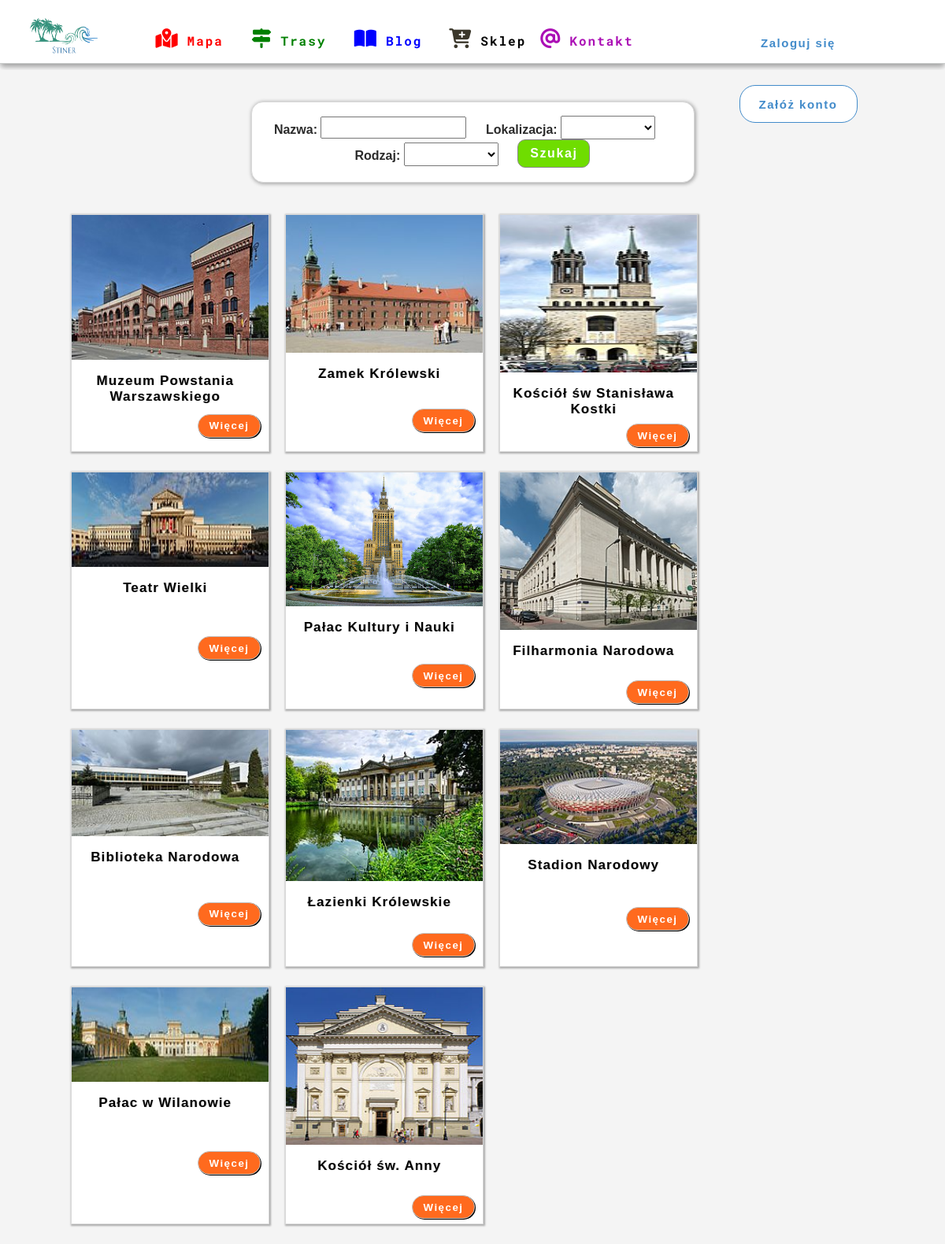
Before: /trails/points/ with the older database file.
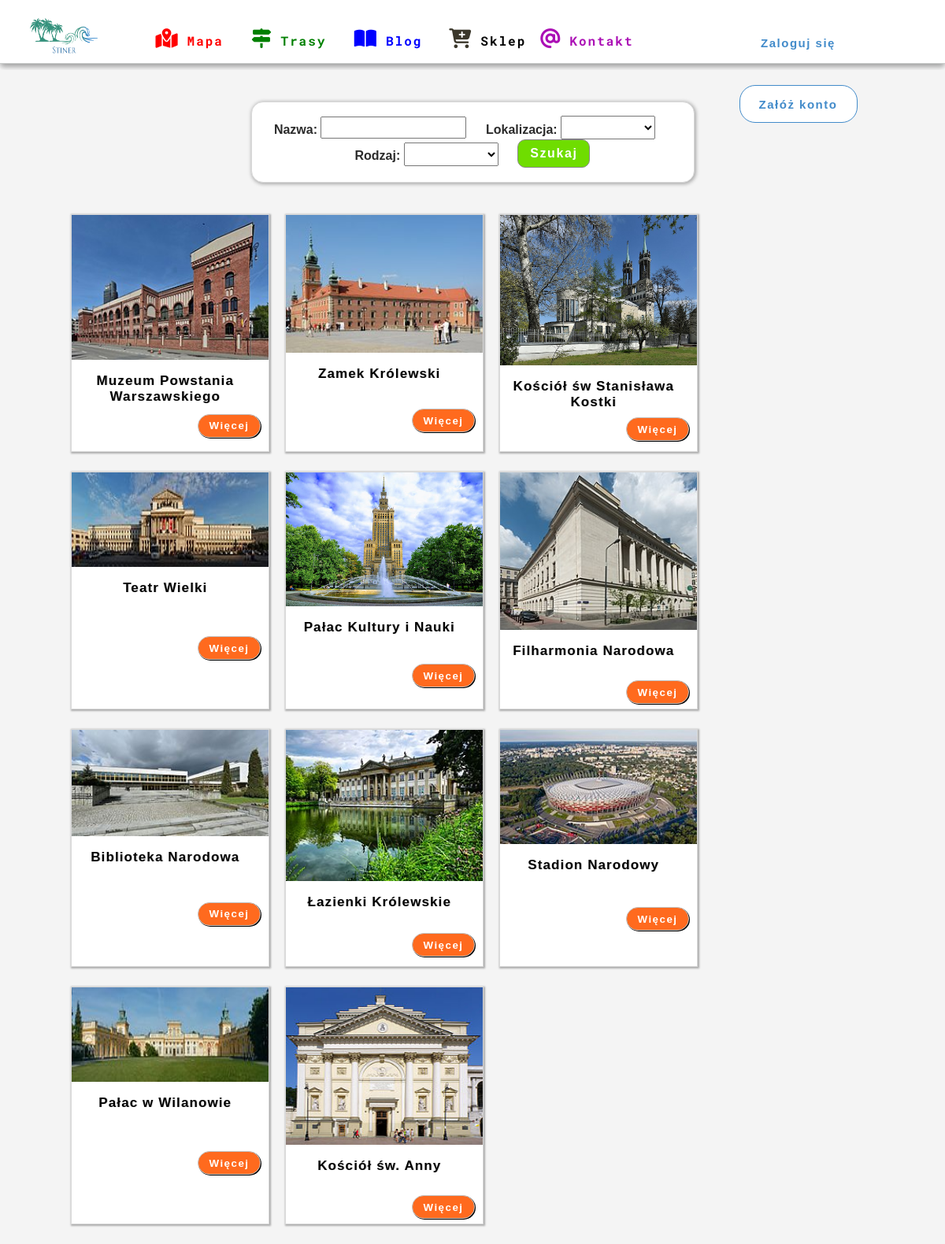
After: the same page with the newer database file.
### map/models.py (models this page shows, shortened)
class Point(models.Model):
    TYPE_POINT = (
        ('Zamki', 'Zamki'),
        ('Forty', 'Forty'),
        ('Kościoły', 'Kościoły'),
        ('Muzeum', 'Muzeum'),
        ('Parki', 'Parki'),
        ('Ogrody', 'Ogrody'),
        ('Pomniki', 'Pomniki'),
        ('Rynki', 'Rynki'),
        ('Mosty', 'Mosty'),
        ('Wieże', 'Wieże'),
        ('Stadiony', 'Stadiony'),
        ('Cmentarze', 'Cmentarze'),
        ('Budowle', 'Budowle'),
        ('Porty', 'Porty'),
        ('Filcharmonie', 'Filcharmonie')
    )
    name = models.CharField(max_length=30)
    descriptions = models.TextField()
    location = models.CharField(max_length=30)
    coordinateX = models.DecimalField(max_length=30, decimal_places=7, max_digits=100)
    coordinateY = models.DecimalField(max_length=30, decimal_places=7, max_digits=100)
    image = models.ImageField(upload_to='media/img_point/%Y/%m%d')
    type = models.CharField(max_length=15, choices=TYPE_POINT)
    trails = models.ManyToManyField(Trail, blank=True)

### trails/views.py (the view, shortened to what this page needs)
# urls.py: path('points/', views.PointsListView.as_view(), name='points'),
class PointsListView(ListView):
    template_name = 'points/points.html'
    model = Point
    list = Point.objects.all()
    def get_context_data(self, **kwargs):
        context = super(PointsListView, self).get_context_data(**kwargs)
        context['list'] = Point.objects.all()
        return context

### trails/templates/points/points.html (shortened to what this page needs)
{% extends 'base_trail.html' %}
{% block content %}
    <div class="search_points">
        <form action="." method="post">
            <label class="nazwa">Nazwa:
                <input type="text" name="search">
            </label>
            <label class="location"> Lokalizacja:
            <select name="location_points" id="location">
                <option value=""></option>
                <option value="Warszawa">Warszawa</option>
            </select>
                </label>
            <label class="type"> Rodzaj:
            <select name="point_type" id="type">
                <option value=""></option>
                <option value="Zamki">Zamki</option>
            </select>
                </label>
            <button class="search">Szukaj</button>
        </form>
    </div>
<div class="point_list_interest_point">
    {% for element in list %}
        <div class="point">
            <div class="image_point"><img src="{{element.image.url}}" alt=""></div>
            <div class="point_descriptions">
                <p>{{element.name}}</p>
                 <div class="point_descriptions_more"><button class="more"><a href="{% url 'trails:point_detail' element.id %}">Więcej</a></button></div>
            </div>
        </div>
    {% endfor %}
    </div>
{% endblock %}

### trails/templates/base_trail.html (shortened to what this page needs)
{% load static %}
<!DOCTYPE html>
<html lang="en">
<head>
    <link rel="stylesheet" href="{% static 'css/style.css' %}">
    <link rel="stylesheet" href="{% static 'css/style_trail.css' %}">
    <link rel="stylesheet" href="{% static 'css/style_point.css' %}">
    <link rel="stylesheet" href="{% static 'css/style_all_trails.css' %}">
</head>
<body>
<div id="top">
    <div class="logo"><img src="{% static 'img/logo.png' %}" alt="logo"></div>
    <div class="menu">
        <ul>
            <li class="red"><a href="/"><i class="fas fa-map-marked-alt"></i>Mapa</a></li>
            <li class="green"><a href="{% url "trails:basic_trails" %}"><i class="fas fa-map-signs"></i>Trasy</a>
            </li>
            <li class="blue"><a href="{% url "blog:list_posts" %}"><i class="fas fa-book-open"></i>Blog</a></li>
            <li class="black"><a href="{%url "list_products"%}"><i class="fas fa-cart-plus"></i>Sklep</a></li>
            <li class="gold"><a href="{% url 'contact:contact_detail' %}"><i class="fas fa-at"></i>Kontakt</a></li>
        </ul>
    </div>
    <div class="login_mapa" >
       {% if user.is_authenticated %}
        <button class="user_menu" style="cursor: pointer"><i class="fas fa-user"></i> <span>{{user.username}}</span><i class="fas fa-angle-down"></i></button>
        <div class="user_menu">
            <ul>
                <li><a href="{% url 'account:user_account' %}">Moje konto</a></li>
                <li><a href="#">Ustawienia</a></li>
                {% if perms.blog.view_post%}
                    <li><a href="{% url 'management:blog_manage_post_list' %}">Panel administracyjny</a></li>
                {% elif perms.shop.view_product %}
                    <li><a href="{% url 'management:shop_manage_product_list' %}">Panel administracyjny</a></li>
                {% endif %}
                <li><a href="{% url 'logout' %}">Wyloguj</a></li>
            </ul>
        </div>
        {% else %}
        <button><a href="{% url 'login' %}">Zaloguj się</a></button>
        <button class="register"><a href="{% url 'register' %}">Załóż konto</a></button>
        {% endif %}
    </div>
</div>
<div class="trail">
    <div class="content_trail">
        {% block content %}
        {% endblock %}
        </div>
    </div>
</body>
</html>

### map/static/css/style.css (style rules this page uses)
div.login_mapa { margin-left:130px; }
div.login_mapa button { margin-top:30px; width:150px; height:48px; border-style: none; color: #428bca; background-color: white; }
div.login_mapa button.register { border: 1px solid #428bca; border-radius: 20px; }
div.login_mapa button a { font-weight:bold; letter-spacing:1.5px; text-decoration:none; font-size:15px; color: #428bca; }
div.login_mapa button.register a { display: block; width:100%; height:99%; line-height:45px; }
html, body { width: 100%;height: 100%;margin: 0;padding: 0; }
#top { border-bottom:1px solid #cbcdcc; height: 10vh; display:flex; box-shadow: 0 4px 8px rgba(0,0,0,0.4); }
#top div.logo { margin:18px 10px 10px 33px; height:7vh; width: 110px; }
#top div.logo img { width:100%; height:100%; }
div#top div.menu { width:65%; height:10vh; font-family: 'Roboto Mono', monospace; }
div#top div.menu ul { display:flex; justify-content:space-between; list-style:none; height:10vh; }
div#top div.menu ul li { width: 25%; line-height:9vh; }
div#top div.menu ul li a { display:block; text-align: center; color: black; font-weight:bold; font-size:16px; letter-spacing:2px; text-decoration:none; }
div#top div.menu ul li.red a { color:red; }
div#top div.menu ul li.blue a { color:blue; }
div#top div.menu ul li.green a { color:green }
div#top div.menu ul li.gold a { color: #ab0fb5; }
div#top div.menu ul li a i { font-size:25px; margin-right:10px; color: #3b372b; }
div#top div.menu ul li.red a i { color:red; }
div#top div.menu ul li.green a i { color:green; }
div#top div.menu ul li.blue a i { color:blue; }
div#top div.menu ul li.gold a i { color: #ab0fb5; }

### map/static/css/style_trail.css (style rules this page uses)
div.trail { display: flex; margin-top: 8px; background-color: #f4f4f4; min-height: 90vh; }
div.trail div.content_trail { margin:20px auto; width:85vw; }
div.search_points { text-align: center; margin: 20px auto; width:55%; padding: 20px 0 15px; border: 0.5px solid #d9d9d9; background-color: #fff; box-shadow: 1px 1px 4px 1px rgba(65, 65, 65, 0.4); border-radius: 15px; }
div.search_points form label { font-family: Arial, sans-serif; font-weight: bold; color: #2b2b2b; z-index: -9; }
div.search_points form input { margin-right: 20px; height: 22px; transform: translateY(-3px); }
div.search_points form select { margin-right: 20px; height: 30px; width: 120px; transform: translateY(-3px); }
div.search_points form button { background-color: #6fdd00; transform: translateY(-3px); color: #ffffff; font-size: 16px; font-weight: bold; letter-spacing: 1.6px; padding: 8px 15px; border-radius: 10px; border: 1px solid #888888; }
div.point_list_interest_point { display: flex; flex-wrap: wrap; }
div.point { width:250px; height:300px; margin: 20px 20px 5px 0; display: flex; flex-direction: column; border: 0.5px solid #d9d9d9; background-color: #fff; box-shadow: 1px 1px 2px 1px rgba(65, 65, 65, 0.4); }
div.point div.image_point { width:100%; height: 200px; }
div.point div.image_point img { width:100%; height:100%; }
div.point div.point_descriptions { width:100%; height:100%; justify-content: end; }
div.point div.point_descriptions p { width:95%; height: 30%; font-size: 17px; text-align: center; font-weight: bold; letter-spacing: 1.1px; font-family: Arial, sans-serif; text-shadow: 1px 0 1px #d7d7d7; }
div.point div.point_descriptions div.point_descriptions_more { text-align: right; }
button.more { width:80px; height:30px; background-color: #ff6a1e; border-radius: 15px; border: 1px solid #c0c0c0; box-shadow: 1px 1px 0 black; margin-right: 10px; }
button.more a { color:white; text-decoration: none; letter-spacing: 1.5px; font-weight: bold; }

Changed rows visible on the page:
changed Point "Kościół św Stanisława Kostki": image: a different picture
